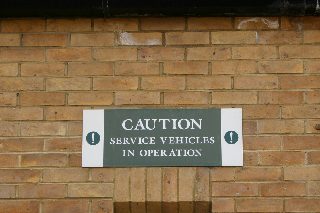
#> input picture Year I/Semester II/Computer Vision/Materiale/2020 - 2021/Laboratoare/Laborator 03/dataset/11_24_s.bmp, 320 x 213 px; its folder holds only this picture in this run
$ jupyter execute --allow-errors 'Laborator 03.ipynb'
#> lines starting #> are read from the running program, lines starting #| are printed output that depends on the picture
### Image Segmentation
Image segmentation is a fundamental problem in computer vision where the goal is to group pixels with similar characteristics such as color, intensity, texture, semantic class. The result of image segmentation is a set of segments that collectively cover the entire image. Pixels grouped in the same segments are similar with respect to some characteristic. Adjacent regions are significantly different with respect to the same characteristic.

In this exercise class we will focus on the problem of image segmentation using low-level features like texture and color. The goal is to produce a set of segments where pixels grouped in the same segment have similar texture or color.

[cell 1]
# run this before starting the lab
import numpy as np
import cv2 as cv
import glob
import time
import matplotlib.pyplot as plt
from sklearn.cluster import KMeans
import scipy.io
from skimage.segmentation import slic
from skimage.segmentation import mark_boundaries

[cell 2]
# we are going to use this to save all the segmentation obtained in this lab to display them at the end
history_segmentation = {}
def save_history(image_path, segmentation, method_name):
    if image_path not in history_segmentation:
        history_segmentation[image_path] = {}
    history_segmentation[image_path][method_name] = segmentation

[cell 3]
def visualize_filters(filters, num_rows, num_cols, theta_list=None, lambda_list=None):
    """
    Visualize the filters.
    :param num_rows. How many rows are used to display the filters.
    :param num_cols. How many columns are used to display the filters.
    :param filters. Filters with the shape N x K x K.
    :param theta_list. The list with the theta parameters.
    :param lambda_list. The list with the lambda paramters.
    """
    plt.figure(figsize=(15, 15))

    for i in range(num_rows):
        for j in range(num_cols):
            if i * num_cols + j < len(filters):
                plt.subplot(num_rows, num_cols, i * num_cols + j + 1)
                plt.axis('off')
                plt.imshow(filters[i * num_cols + j], extent=[0, 100, 0, 1], aspect=100)
                if theta_list is not None:
                    plt.title("L = %s T= %.2f" % (lambda_list[i], theta_list[j]))

[cell 4]
def show_images(image_1, image_2=None, image_3=None, name_1='image_1', name_2='image_2', name_3='image_3', time_out=0):
    """
    Show images received as parameters.
    """
    cv.imshow(name_1, image_1)
    if image_2 is not None:
        cv.imshow(name_2, image_2)
    if image_3 is not None:
        cv.imshow(name_3, image_3)
    cv.waitKey(time_out)
    cv.destroyAllWindows()

[cell 5]
NUMBER_DIFFERENT_COLORS = 50
random_colors = np.uint8(np.random.randint(255, size=(NUMBER_DIFFERENT_COLORS, 3)))

def label_to_rgb(img_label, colors=random_colors):
    """
    It colors the image based on the label number.
    :param img_label. The 'image' containing a label for each patch/portion of the image.
    :param colors
    :return the colored image.
    """
    h, w = img_label.shape
    fake_colored_label_image = np.uint8(np.zeros((h, w, 3)))

    number_labels = img_label.max() + 1
    number_different_colors = colors.shape[0]

    for label in range(number_labels):
        rows, columns = np.where(img_label == label)
        fake_colored_label_image[rows, columns, :] = colors[label % number_different_colors]
    return fake_colored_label_image

[cell 6]
def apply_kmeans(features, num_clusters):
    """
    Return the model after performing the Kmeans algorithm.
    :param features
    :param num_clusters.
    :return kmeans model.
    """
    kmeans_model = KMeans(init="random", n_clusters=num_clusters, n_init=10, max_iter=300, random_state=42)
    begin = time.time()
    kmeans_model.fit(np.float32(features))
    end = time.time()
    print(f"Kmeans clustering took {end-begin} seconds")
    return kmeans_model

[cell 7]
def build_gabor_filters(theta_list, lambda_list) -> list:
    # useful links for gabor filters
    # build Gabor filters for texture
    # see the gif Gabor_filter_values_visualization.gif
    # https://medium.com/@anuj_shah/through-the-eyes-of-gabor-filter-17d1fdb3ac97
    # https://stackoverflow.com/questions/30071474/opencv-getgaborkernel-parameters-for-filter-bank
    """
    We build Gabor filters with the window size of 31 pixels and theta and lambda received in the paramters.
    :param theta_list. The list with the theta parameters.
    :param lambda_list. The list the lambda paramters.
    :return. list of Gabor filters.
    """
    filters = []
    ksize = 31

    for lambda_ in lambda_list:
        for theta in theta_list:
            kern = cv.getGaborKernel((ksize, ksize), 4, theta, lambda_, 0.5, 0, ktype=cv.CV_32F)
            kern /= 1.5 * kern.sum()
            filters.append(kern)
    return filters


def apply_filters(img, filters: list):
    """
    :param img - the image on which we apply the filters.
    :param filter - a list with filters.
    :return. The results of applying the filters on the image.
    """
    img_gray = cv.cvtColor(img, cv.COLOR_BGR2GRAY)
    h, w = img_gray.shape

    number_filters = len(filters)
    responses = np.zeros((h, w, number_filters))
    for idx, kernel in enumerate(filters):
        responses[:, :, idx] = np.abs(cv.filter2D(img_gray, cv.CV_32F, kernel))
    return responses

# Pixel level segmentation
## Pixel level segmentation - texture

###  Visualize the Gabor filters

[cell 8]
# We build Gabor filters with the window size of 31 pixels and theta between 0 and PI (with a step of 45 degrees)
# and lambda between 10 and 80 (inclusive) with a step of 20.
theta_list = np.arange(0, np.pi, np.pi / 4)
lambda_list = np.arange(10, 90, 20)
gabor_filters = build_gabor_filters(theta_list=theta_list, lambda_list=lambda_list)
visualize_filters(gabor_filters, num_rows=len(lambda_list), num_cols=len(theta_list),
                        theta_list=theta_list, lambda_list=lambda_list)
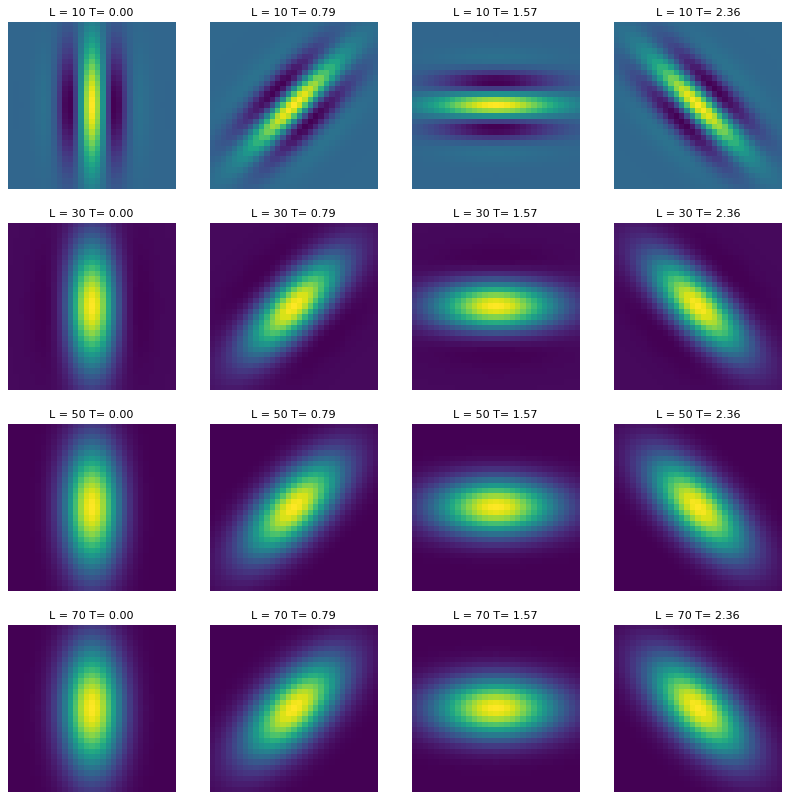
#> figure drawn by matplotlib, 16 panels

### Our first task is to segment the images from the 'dataset' folder using the Gabor / Custom filters response for each pixel as features.
In order to complete the task, we have to do:
1. Obtain the filters response (our features), for each pixel in our dataset.
2. Cluster the resulting features using the K-means algorithm.
3. Obtain the segmentation of each image by predicted the cluster assigment of the pixels.

[cell 9]
def get_filters_response(image_paths: list, filters):
    """
    Return a matrix of size (number_of_total_pixels X number_of_applied_filters) which is defined
    by applying the filters on each pixel in our dataset.
    1. For each image from the dataset, apply the filters.
    2. Store the result into a matrix of dimension (number_of_total_pixels X number_of_applied_filters).
    :param image_paths: The paths of the images in our dataset.
    :param filters: The filters used to define each pixel.
    :return: Return a matrix of size (number_of_total_pixels X number_of_applied_filters).
    """
    features = []
    # TODO:
    return np.array(features)

[cell 10]
def get_segmentation_based_on_texture(image, filters, kmeans_model):
    """
    1. Apply the filters on the image.
    2. Obtain the cluster number of each pixel.
    3. Obtain the segmentation by reshaping the kmeans output.
    """
    # TODO:

    segmentation = ...
    return segmentation

[cell 11]
def segment_images_using_texture_filters(image_paths, filters, num_clusters=5, method_name='gabor_filters'):
    """
    1. Get the filters response for each pixel in our dataset.
    2. Cluster the features using the Kmeans algorithm.
    3. Get the segmetation of the image using the clusters obtained earlier.
    4. Visualize the result (use the show_images function)
    """

    features = get_filters_response(image_paths, filters)
    print(f'Our features size is {features.shape}')
    kmeans_model = apply_kmeans(features, num_clusters=num_clusters)
    for image_path in image_paths:
        img = cv.imread(image_path)
        segmentation = get_segmentation_based_on_texture(img, filters, kmeans_model)
        colored_segmentation = label_to_rgb(segmentation)
        # save the output
        save_history(image_path, colored_segmentation, method_name)
        show_images(image_1=img, name_1='img', image_2=colored_segmentation, name_2='segmentation')

[cell 12]
# run segmentation by texture
image_paths = glob.glob("dataset/*_s.bmp")
#> (the rest of this cell did not finish here and is left out)


#### Now, we are going to change the filters and see what segmantion maps we will get

[cell 13]
def load_custom_filters():
    """
    Load filters from Matlab and return the filters as a list.
    """
    mat = scipy.io.loadmat('colectieFiltre.mat')
    filters = mat['F']
    filters_list = []
    for i in range(filters.shape[2]):
        filters_list.append(filters[:, :, i].copy())
    return filters_list

[cell 14]
# Let's load and visualize the new filters
custom_filters = load_custom_filters()
#> (reads Year I/Semester II/Computer Vision/Materiale/2020 - 2021/Laboratoare/Laborator 03/colectieFiltre.mat from the repository)
visualize_filters(custom_filters, num_rows=7, num_cols=6)
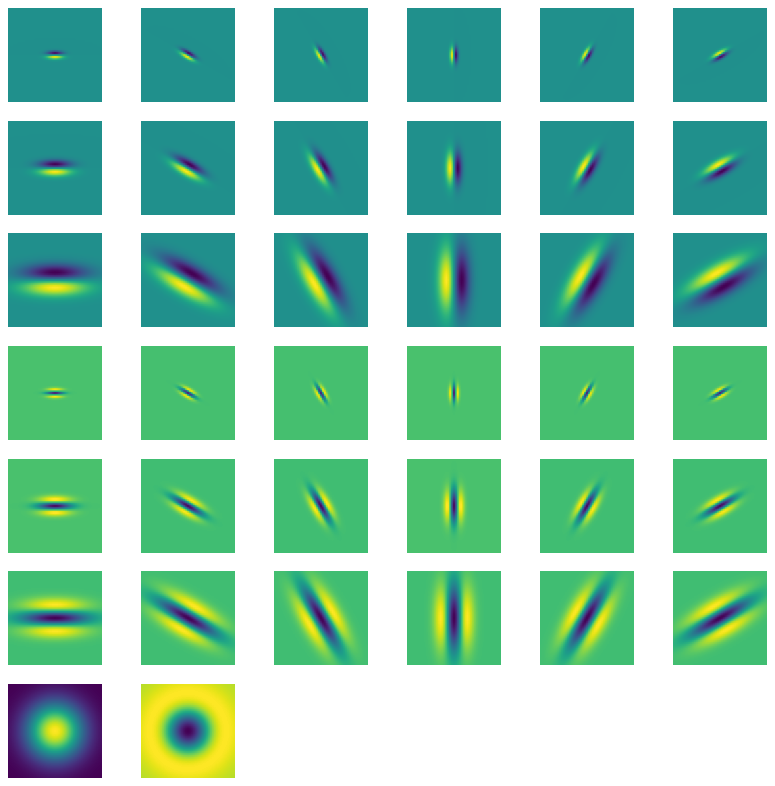
#> figure drawn by matplotlib, 38 panels

[cell 15]
# run segmentation by texture
image_paths = glob.glob("dataset/*_s.bmp")
#> (the rest of this cell did not finish here and is left out)


## Pixel level segmentation - color
### Our second task is to segment the images from the 'dataset' folder using the RBG values as features for each pixel.
In order to complete the task, we have to do:
1. Get the RGB value, for each pixel in our dataset.
2. Cluster the resulting features using the K-means algorithm.
3. Obtain the segmentation of each image by predicted the cluster assigment of the pixels.

[cell 16]
def get_rgb_response(image_paths: list):
    """
    Return a matrix of size (number_of_total_pixels X 3).
    1. For each image from the dataset, get the BGR/RGB pixel values.
    2. Store the result into a matrix of dimension (number_of_total_pixels X 3).
    :param image_paths: The paths of the images in our dataset.
    :param filters: The filters used to define each pixel.
    :return: Return a matrix of size (number_of_total_pixels X 3).
    """
    features = []
    # TODO:
    return np.array(features)

[cell 17]
def get_segmentation_based_on_color(image, kmeans_model):
    """
    1. Get the RGB for each pixel in the image.
    2. Obtain the cluster number of each pixel.
    3. Obtain the segmentation by reshaping the kmeans output.
    """

    # TODO:
    segmentation = ...
    return segmentation

[cell 18]
def segment_images_based_on_color(image_paths, num_clusters=5, method_name="color"):
    """
    1. Get the RGB for each pixel in our dataset.
    2. Cluster the features using the Kmeans algorithm.
    3. Get the segmatation of the image using the clusters obtained earlier.
    4. Visualize the result (use the show_images function)
    """

    features = get_rgb_response(image_paths)
    print(f'Our features size is {features.shape}')
    kmeans_model = apply_kmeans(features, num_clusters=num_clusters)
    for image_path in image_paths:
        img = cv.imread(image_path)
        segmentation = get_segmentation_based_on_color(img, kmeans_model)
        colored_segmentation = label_to_rgb(segmentation)
        # save the output
        save_history(image_path, colored_segmentation, method_name)
        show_images(image_1=img, name_1='img', image_2=colored_segmentation, name_2='segmentation')

[cell 19]
# run segmentation by color
image_paths = glob.glob("dataset/*_s.bmp")
#> (the rest of this cell did not finish here and is left out)


# Superpixel level segmentation
A superpixel can be defined as a group of pixels which have similar characteristics. It is generally color based segmentation. Superpixels can be very helpful for image segmentation:
(i)   superpixels reduce the complexity of the images themselves from hundreds of thousands of pixels to only a few hundred superpixels providing thus an efficient representation of images
(ii)  pixels that belong to a superpixel group share some sort of commonality, such as similar color or texture distribution.
(iii) most superpixel algorithms oversegment the image. This means that most of important boundaries in the image are found; however, at the expense of generating many insignificant boundaries.

#### We are going to use the SLIC (Simple Linear Iterative Clustering) algorithm from Scikit-image.
more details you can find here: https://scikit-image.org/docs/dev/api/skimage.segmentation.html#skimage.segmentation.slic

[cell 20]
def apply_slic(image, show_images_=False):
    """
    Apply the SLIC algorithm on the image received as paramters.
    :param image.
    :show_images_. If True the result of the algorithm is shown.
    :return The superpixels obtained by running the SLIC algorithm.
    """
    segments_slic = slic(image, n_segments=250, compactness=10, start_label=1)
    if show_images_:
        colored_segments = label_to_rgb(segments_slic)
        show_images(image_1=image, image_2=colored_segments, name_1='image', name_2='splic_segmentation',
                    image_3=mark_boundaries(image, segments_slic), name_3='boundaries')
    return segments_slic

[cell 21]
# let's see how superpixels works
image = cv.imread('dataset/7_25_s.bmp')
#> (the rest of this cell did not finish here and is left out)


### Our third task is to segment the images from the 'dataset' folder using the Gabor filters response for each superpixel as features.
In order to complete the task, we have to do:
1. Get the superpixel for each image.
2. For each superpixel, obtain the mean of the filters response (these are the features).
2. Cluster the resulting features using the K-means algorithm.
3. Obtain the segmentation of each image by predicted the cluster assigment of the pixels.

[cell 22]
def get_mean_response_superpixel_texture(image, segments_slic, filters):
    """
    1. For each superpixel, obtain the mean of the filters response (these are the features).
    :param image.
    :param segments_slic: The results obtained after running the SLIC algorithm.
    :param filters. The filters applied to the pixels.
    :return The mean filters response for each superpixels.
    """
    responses = apply_filters(image, filters)
    number_superpixels = segments_slic.max()
    superpixel_mean_response = np.zeros((number_superpixels, len(filters)))
    for label in range(number_superpixels):
        rows, columns = np.where(segments_slic == label + 1) # this is because when we called the splic function, we set start_label=1
        superpixel_responses = responses[rows, columns, :]
        superpixel_mean_response[label] = np.mean(superpixel_responses, axis=0)

    return superpixel_mean_response

[cell 23]
def get_superpixel_segmetation_based_on_texture(image, filters, kmeans_model):
    """
    1. For each image, obtain the superpixels.
    2. For each superpixel, obtain the mean of the filters response.
    3. Cluster the resulting features using the K-means algorithm.
    4. Get the segmentation map by labelling each superpixel with the corresponding cluster label.
    """
    segments_slic = apply_slic(image)
    superpixel_mean_response = get_mean_response_superpixel_texture(image, segments_slic, filters)
    num_superpixel, _ = superpixel_mean_response.shape
    predicted_labels = kmeans_model.predict(superpixel_mean_response)
    segmentation = np.zeros_like(segments_slic)
    for label in range(num_superpixel):
        rows, columns = np.where(segments_slic == label + 1)
        segmentation[rows, columns] = predicted_labels[label]
    return segmentation

[cell 24]
def segment_images_with_superpixel_based_on_texture(image_paths, filters, num_clusters=5, method_name="superpixel_gabor"):
    """
    1. Get the superpixel for each image.
    2. For each superpixel, obtain the mean of the filters response (these are the features).
    2. Cluster the resulting features using the K-means algorithm.
    3. Obtain the segmentation of each image by predicted the cluster assigment of the pixels.
    """
    def get_superpixels_features(images_paths_, filters_):
        features_ = []
        num_filters_ = len(filters_)
        for image_path in images_paths_:
            image = cv.imread(image_path)
            segments_slic = apply_slic(image)
            superpixel_mean_response = get_mean_response_superpixel_texture(image, segments_slic, filters_)
            features_.extend(superpixel_mean_response.reshape(-1, num_filters_))
        return np.array(features_)

    features = get_superpixels_features(image_paths, filters)
    print(f'Our features size is {features.shape}')

    kmeans_model = apply_kmeans(features, num_clusters=num_clusters)

    for image_path in image_paths:
        img = cv.imread(image_path)
        segmentation = get_superpixel_segmetation_based_on_texture(img, filters=filters, kmeans_model=kmeans_model)
        colored_segmentation = label_to_rgb(segmentation)
        # save the output
        save_history(image_path, colored_segmentation, method_name)
        show_images(image_1=img, name_1='img', image_2=colored_segmentation, name_2='segmentation')

[cell 25]
# run segmentation with superpixels based on texture
image_paths = glob.glob("dataset/*_s.bmp")
theta_list = np.arange(0, np.pi, np.pi / 4)
lambda_list = np.arange(10, 90, 20)
gabor_filters = build_gabor_filters(theta_list=theta_list, lambda_list=lambda_list)
#> (the rest of this cell did not finish here and is left out)

#> in get_superpixels_features, image is the input picture: shape (213, 320, 3); mean B, G, R 75.2, 107, 131.5
#> call 2 of apply_slic, with show_images_ = False
#> in apply_slic (call 2), `segments_slic = slic(image, n_segments=250, compactness=10, start_labe..`:
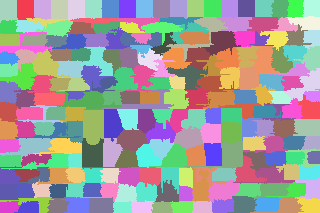
#> segments_slic: shape (213, 320) int64; 216 distinct labels, from 1 to 216; one colour per label, 0 black
#> in apply_filters, `img_gray = cv.cvtColor(img, cv.COLOR_BGR2GRAY)`:
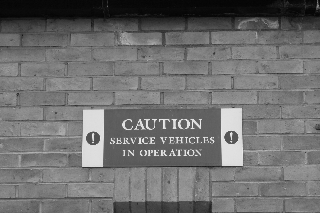
#> img_gray: shape (213, 320); min 4, max 238, mean 110.7
#> in get_mean_response_superpixel_texture, `number_superpixels = segments_slic.max()`: number_superpixels = 216
#| Our features size is (216, 16)

# Superpixel level segmentation - color
### Our fourth (and last) task is to segment the images from the 'dataset' folder using the RGB mean values for each superpixel as features.
In order to complete the task, we have to do:
1. Get the superpixel for each image.
2. For each superpixel, obtain the mean rgb value (these are the features).
2. Cluster the resulting features using the K-means algorithm.
3. Obtain the segmentation of each image by predicted the cluster assigment of the pixels.

[cell 26]
def get_mean_color_superpixel_response(image, segments_slic):
    """
    For each superpixel, obtain the mean rgb value.
    :param image.
    :param segments_slic. The result obtained by running the SLIC algorith.
    :return. The mean rgb value for each superpixel in the image.
    """
    number_superpixels = segments_slic.max()
    superpixel_mean_color = np.zeros((number_superpixels, 3))

    # TODO:
    return superpixel_mean_color

[cell 27]
def get_superpixel_segmetation_based_on_color(image, kmeans_model):
    """
    1. For each image, obtain the superpixels.
    2. For each superpixel, obtain the mean rgb value.
    3. Cluster the resulting features using the K-means algorithm.
    4. Get the segmentation map by labelling each superpixel with the corresponding cluster label.
    """
    # TODO:
    segments_slic = ...

    segmentation = np.zeros_like(segments_slic)

    return segmentation

[cell 28]
def segment_images_with_superpixel_based_on_color(image_paths, num_clusters=5, method_name="superpixel_color"):
    """
    1. Get the superpixel for each image.
    2. For each superpixel, obtain the mean of the rgb values (these are the features).
    2. Cluster the resulting features using the K-means algorithm.
    3. Obtain the segmentation of each image by predicted the cluster assigment of the pixels.
    """
    def get_superpixels_features(images_paths_):
        features_ = []
        for image_path in images_paths_:
            image = cv.imread(image_path)
            segments_slic = apply_slic(image)
            superpixel_mean_response = get_mean_color_superpixel_response(image, segments_slic)
            features_.extend(superpixel_mean_response.reshape(-1, 3))
        return np.array(features_)

    features = get_superpixels_features(image_paths)
    print(f'Our features size is {features.shape}')

    kmeans_model = apply_kmeans(features, num_clusters=num_clusters)

    for image_path in image_paths:
        img = cv.imread(image_path)
        segmentation = get_superpixel_segmetation_based_on_color(img, kmeans_model=kmeans_model)
        colored_segmentation = label_to_rgb(segmentation)
        # save the output
        save_history(image_path, colored_segmentation, method_name)
        show_images(image_1=img, name_1='img', image_2=colored_segmentation, name_2='segmentation')

[cell 29]
# run segmentation with superpixels based on color
image_paths = glob.glob("dataset/*_s.bmp")
#> (the rest of this cell did not finish here and is left out)

#> in get_superpixels_features, `superpixel_mean_response = get_mean_color_superpixel_response(image, s..`: superpixel_mean_response = 216 rows, first 8: [0, 0, 0], [0, 0, 0], [0, 0, 0], [0, 0, 0], [0, 0, 0], [0, 0, 0], [0, 0, 0], [0, 0, 0]
#> in segment_images_with_superpixel_based_on_color, `features = get_superpixels_features(image_paths)`: features has the same summary as superpixel_mean_response in get_superpixels_features
#| Our features size is (216, 3)
